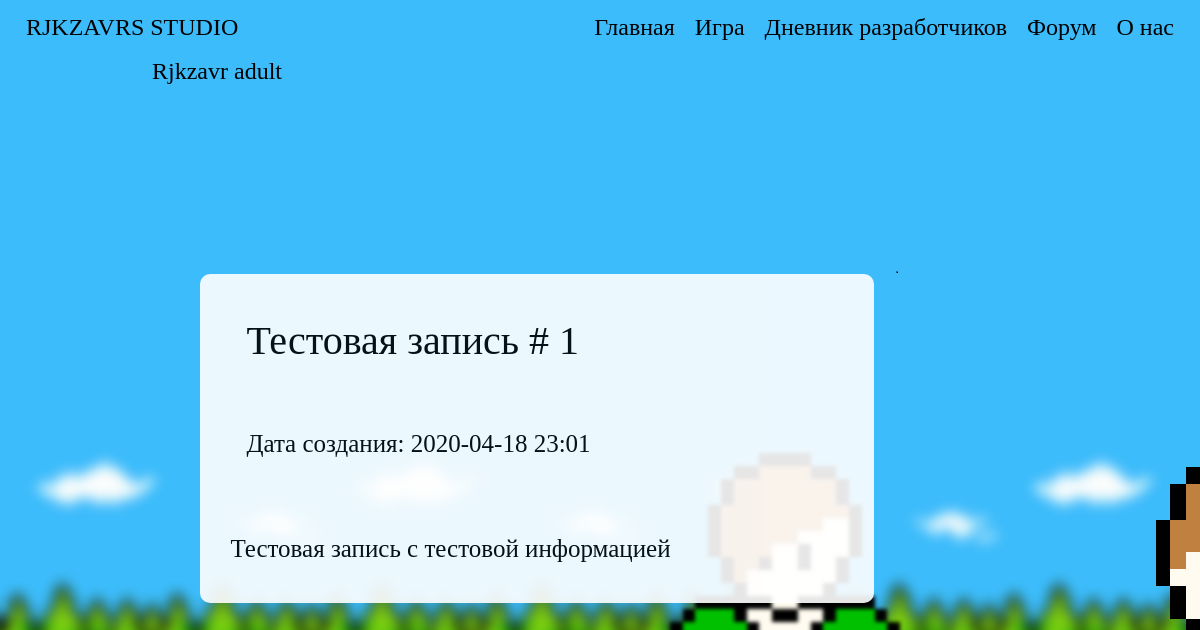
The app's page /DevelopersDiaryPublication/1/ (signed in) with its own data.
### data/users.py (models this page shows, shortened)
class User(SqlAlchemyBase, UserMixin, SerializerMixin):
    __tablename__ = 'user'
    id = sqlalchemy.Column(sqlalchemy.Integer, primary_key=True, autoincrement=True)
    surname = sqlalchemy.Column(sqlalchemy.String, nullable=True)
    name = sqlalchemy.Column(sqlalchemy.String, nullable=True)
    age = sqlalchemy.Column(sqlalchemy.Integer, nullable=True)
    nickname = sqlalchemy.Column(sqlalchemy.String, nullable=True)
    email = sqlalchemy.Column(sqlalchemy.String, index=True, unique=True, nullable=True)
    hashed_password = sqlalchemy.Column(sqlalchemy.String, nullable=True)
    created_date = sqlalchemy.Column(sqlalchemy.DateTime)
    status = sqlalchemy.Column(sqlalchemy.Integer, nullable=True, default=0)
    background_image_id = sqlalchemy.Column(sqlalchemy.Integer, nullable=True, default=0)
    publications = orm.relation('Publications')
    developers_diary = orm.relation('DevelopersDiary')
    comments = orm.relation('Comments')

### data/developers_diary.py (models this page shows)
class DevelopersDiary(SqlAlchemyBase, SerializerMixin):
    __tablename__ = 'developers_diary'
    id = sqlalchemy.Column(sqlalchemy.Integer, primary_key=True, autoincrement=True)
    header = sqlalchemy.Column(sqlalchemy.String, nullable=True)
    body = sqlalchemy.Column(sqlalchemy.String, nullable=True)
    good_marks = sqlalchemy.Column(sqlalchemy.Integer, nullable=True, default=0)
    bad_marks = sqlalchemy.Column(sqlalchemy.Integer, nullable=True, default=0)
    created_date = sqlalchemy.Column(sqlalchemy.DateTime)
    comments = orm.relation('Comments')
    availability_status = sqlalchemy.Column(sqlalchemy.Integer, nullable=True, default=0)
    author_id = sqlalchemy.Column(sqlalchemy.Integer, sqlalchemy.ForeignKey("user.id"))
    author = orm.relation('User')

### run.py (the view)
@app.route("/DevelopersDiaryPublication/<int:id>/")
def developers_diary(id):
    status = 0
    if current_user.is_authenticated:
        status = current_user.status + 1
    session = db_session.create_session()
    ds_diary = session.query(DevelopersDiary).filter(DevelopersDiary.id == id).first()
    session.close()
    ds_diary.created_date = ":".join(str(ds_diary.created_date).split(":")[:-1])
    if status >= ds_diary.availability_status:
        return render_template("/DevelopersDiary.html", publication=ds_diary, status=status, user=current_user,
                               style=url_for('static', filename='css/style.css'),
                               bgimg=get_image_profile(current_user))
    return redirect('/DevelopersDiary')

### data/db_session.py (called while the page is built)
def create_session() -> Session:
    global __factory
    return __factory()

### run.py (called while the page is built)
def get_image_profile(user):
    bg_img = 1
    if user.is_authenticated:
        bg_img = user.background_image_id + 1
    return url_for('static', filename=f'img/background_img_{bg_img}.png')

@login_manager.user_loader
def load_user(user_id):
    session = db_session.create_session()
    return session.query(User).get(user_id)

### templates/DevelopersDiary.html
{% extends "base.html" %}
{% block content %}
<div class="navbar">
    <div class="title">
        <h1 class="title-text">{{publication.header}}</h1>
    </div>
    <div class="title">
        <p class="diary-text">Дата создания: {{publication.created_date}}</p>
    </div>
</div>
<div>
    <p class="diary-text">
        {% for text in publication.body.split("\n") %}
        {{text}}<br>
        {% endfor %}
    </p>
</div>
{% endblock %}

### templates/base.html (shortened to what this page needs)
<!doctype html>
<html lang="ru">
<head>
    <link rel="stylesheet"
          href="https://stackpath.bootstrapcdn.com/bootstrap/4.4.1/css/bootstrap.min.css"
>
    <link rel="stylesheet" href={{style}}>
</head>
<body>
<header class="navbar navbar-light">
    <div class="left-head">
        <a href="/about/"><h4 class="asd">RJKZAVRS STUDIO</h4></a>
    </div>
    <div class="center-head">
        <div>
            <a href="/" class="header-a"><h4 class="asd">Главная</h4></a>
            <a href="/" class="header-a"><h4 class="asd">Игра</h4></a>
            <a href="/DevelopersDiary" class="header-a"><h4 class="asd">Дневник разработчиков</h4></a>
            <a href="/" class="header-a"><h4 class="asd">Форум</h4></a>
            <a href="/about/" class="header-a"><h4 class="asd">О нас</h4></a>
        </div>
    </div>
    <div class="right-head">
        {% if current_user.is_authenticated %}
        <a class="navbar-brand" href="/account"><h4 class="asd">{{ current_user.nickname }}</h4></a>
        {% else %}
        <a href="/login"><h4 class="asd">Войти</h4></a>
        <a href="/register"><h4 class="asd">Зарегестрироваться</h4></a>
        {% endif %}
    </div>
</header>
<main role="main">
    <div class="main-block">
        <div class="center-column">
            <div class="center-column-block">
                {% block content %}{% endblock %}
            </div>
        </div>
    </div>
</main>
</body>
</html>

### static/css/style.css (style rules this page uses)
p { text-decoration: none; }
header { margin-bottom: 170px; }
main { align: center; width: 100%; }
.header-a { float: left; }
a { text-decoration: none; }
div.main-block { width: 85%; display: flex; margin-left: 15%; align: center; margin-bottom: 70px; }
.asd { font-family: 'Comfortaa', cursive; font-weight: 100; font-style: inherit; color: #000; position: relative; padding: 5px 5px; margin: 0 5px; }
.title-text { font-family: 'Comfortaa', cursive; font-weight: 100; font-style: inherit; color: #000; position: relative; padding: 5px 5px; margin: 0 5px; }
.diary-text { font-size: 25px; font-family: 'Comfortaa', cursive; font-weight: 100; font-style: inherit; color: #000; position: relative; padding: 5px 5px; margin: 0 5px; }
div.left-head { width: 25%; }
div.center-head { display: flex; align: center; }
div.right-head { width: 25%; display: -webkit-flex; -webkit-flex-direction: row-reverse; display: flex; flex-direction: row-reverse; }
div.center-column { border-radius: 10px; opacity: 1; background: #fff; align: left; width: 66%; margin-left: 2%; margin-right: 20px; opacity: 0.9; }
div.center-column-block { padding: 30px 20px; }
div.title { display: block; text-align: center; margin-bottom: 50px; }

### records on screen
User: nickname "Rjkzavr adult"
DevelopersDiary: header "Тестовая запись # 1", created_date "2020-04-18 23:01", body "Тестовая запись с тестовой информацией"
